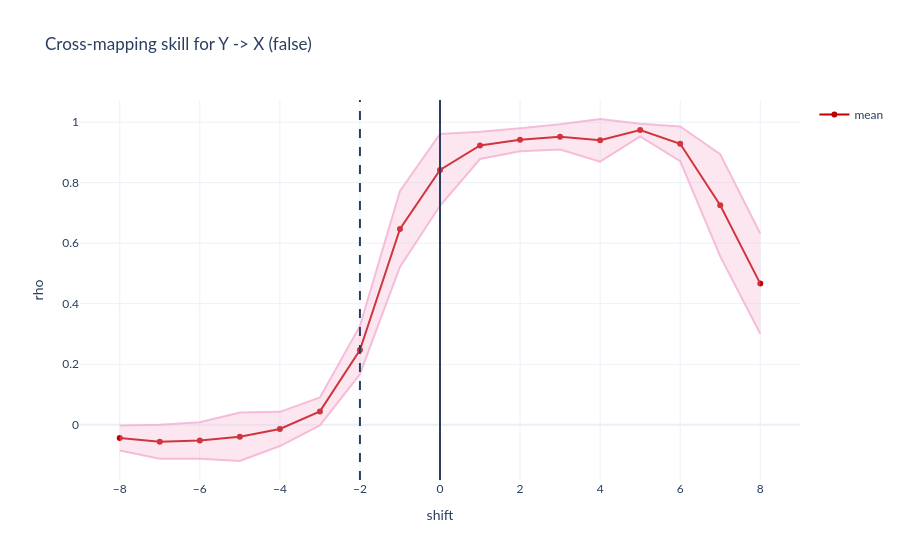

Notebook source saved alongside this figure:
### Markdown cell above
# Y -> X (false)

### Code cell
shifts = torch.arange(- 8, 8 + 1, 1)
print(shifts)

# fix filter
k = 3 # 2 best
sig_filter = torch.ones(size = (k, )).to(device)

noise_scalar = torch.tensor([0.05], device = device)

rho_s = torch.zeros(size = (shifts.shape[0], 2))

for i, s in enumerate(shifts):
    print(s.item())
    print(i)

    y_embeddings, x_gt = embed(filter = sig_filter, 
                           y = x_norm.to(device), # Testing Y -> X
                           x = y_norm.to(device),
                           max_pos_offset = s, 
                           device = device)
    
    # N now changes slightly
    N = y_embeddings.shape[0]
    E = y_embeddings.shape[1]

    l_train_masks = generate_mask_tensor(N, 100)

    rho_l = torch.empty(size = (1, 0)).to(device)

    for l in range(N):   
        rho, nlml = GP_ccm_sig(
                y_embeddings_train = y_embeddings[l_train_masks[l]].unsqueeze(-1).to(device),
                y_embeddings_test = y_embeddings[ ~ l_train_masks[l]].unsqueeze(-1).to(device),
                x_train = x_gt[l_train_masks[l]].to(device),
                x_test = x_gt[ ~ l_train_masks[l]].to(device),
                noise = noise_scalar,
                rbf_sigma = 0.2, # 0.2 is good
                device = device)
                
        rho_l = torch.concat((rho_l, rho.unsqueeze(0).unsqueeze(0)), dim = 1)
     
    rho_s[i, 0] = rho_l.mean()
    rho_s[i, 1] = rho_l.std()


fig = go.Figure()

fig.add_trace(go.Scatter(x = -shifts, y = rho_s[:, 0], # reversing the meaning of x
                    mode = 'lines+markers',
                    name = 'mean',
                    line_color = "#C00000"))

fig.add_trace(go.Scatter(
    name = "",
    x = - shifts,
    y = rho_s[:, 0] + rho_s[:, 1].mul(1),
    marker = dict(color = 'rgba(243, 176, 210, 0.8)'),
    showlegend = False,
    mode = 'lines'
))

fig.add_trace(go.Scatter(
    name = "",
    x = - shifts,
    y = rho_s[:, 0] - rho_s[:, 1].mul(1),
    marker = dict(color = 'rgba(243, 176, 210, 0.8)'),
    showlegend = False,
    mode = 'lines',
    fillcolor = 'rgba(243, 176, 210, 0.3)',
    fill = 'tonexty'
))

fig.add_vline(x = 0.)
fig.add_vline(x = -(k-1), line_dash = "dash")

fig.update_layout(title = 'Cross-mapping skill for Y -> X (false)',
                   xaxis_title = 'shift',
                   yaxis_title = 'rho')

fig.update_layout(template = "plotly_white")
fig.update_layout(font_family = "Lato")

fig.show()

### Figure 1 — Plotly figure (JSON) as saved in the notebook; plotly's stock layout.template omitted (floating-point values rounded to 4 significant figures)
{"data": [{"line": {"color": "#C00000"}, "mode": "lines+markers", "name": "mean", "type": "scatter", "x": [8, 7, 6, 5, 4, 3, 2, 1, 0, -1, -2, -3, -4, -5, -6, -7, -8], "y": [0.4663, 0.7252, 0.9285, 0.9736, 0.9398, 0.9513, 0.9418, 0.9229, 0.842, 0.6469, 0.2467, 0.04398, -0.01399, -0.03978, -0.05205, -0.05611, -0.04388]}, {"marker": {"color": "rgba(243, 176, 210, 0.8)"}, "mode": "lines", "name": "", "showlegend": false, "type": "scatter", "x": [8, 7, 6, 5, 4, 3, 2, 1, 0, -1, -2, -3, -4, -5, -6, -7, -8], "y": [0.6321, 0.8941, 0.9858, 0.9947, 1.01, 0.993, 0.98, 0.9679, 0.9606, 0.7724, 0.3264, 0.09015, 0.04258, 0.0404, 0.008084, -4.341e-05, -0.002693]}, {"fill": "tonexty", "fillcolor": "rgba(243, 176, 210, 0.3)", "marker": {"color": "rgba(243, 176, 210, 0.8)"}, "mode": "lines", "name": "", "showlegend": false, "type": "scatter", "x": [8, 7, 6, 5, 4, 3, 2, 1, 0, -1, -2, -3, -4, -5, -6, -7, -8], "y": [0.3005, 0.5563, 0.8711, 0.9525, 0.8693, 0.9096, 0.9037, 0.878, 0.7234, 0.5214, 0.167, -0.002189, -0.07055, -0.12, -0.1122, -0.1122, -0.08507]}], "layout": {"font": {"family": "Lato"}, "shapes": [{"type": "line", "x0": 0, "x1": 0, "xref": "x", "y0": 0, "y1": 1, "yref": "y domain"}, {"line": {"dash": "dash"}, "type": "line", "x0": -2, "x1": -2, "xref": "x", "y0": 0, "y1": 1, "yref": "y domain"}], "title": {"text": "Cross-mapping skill for Y -> X (false)"}, "xaxis": {"title": {"text": "shift"}}, "yaxis": {"title": {"text": "rho"}}}}
